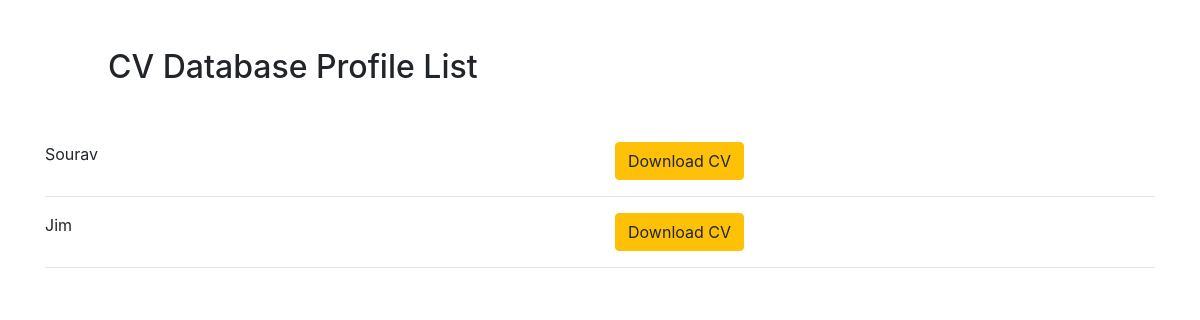
The page /list/ on the database as committed earlier.
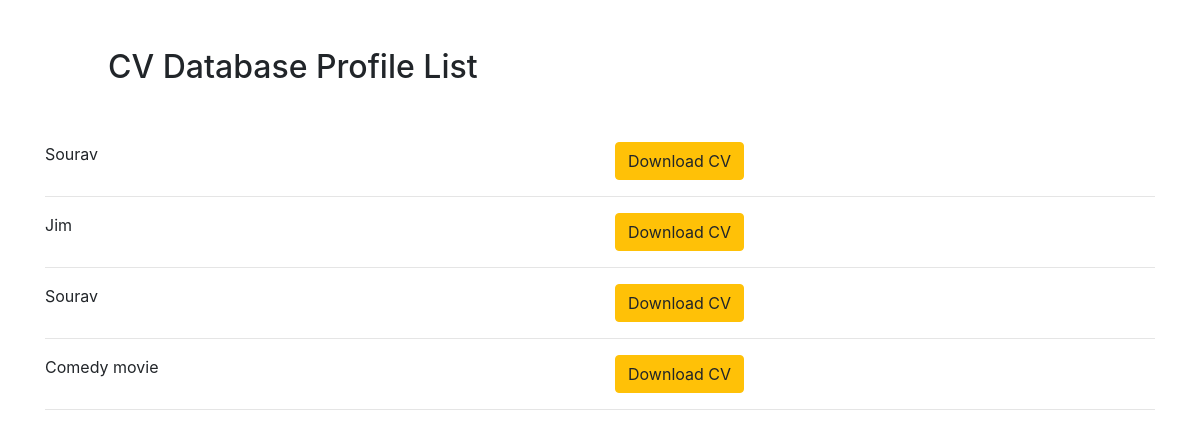
The same page on the database as committed later.
### pdf/models.py (models this page shows, shortened)
class Profile(models.Model):
    name = models.CharField(max_length=200)
    email =  models.CharField(max_length=200)
    phone = models.CharField(max_length=200)
    summary = models.TextField(max_length=2000)
    degree = models.CharField(max_length=200)
    school = models.CharField(max_length=200)
    university = models.CharField(max_length=200)
    previous_work = models.TextField(max_length=1000)
    skills = models.TextField(max_length=200)

### pdf/views.py (the view)
# urls.py: path('list/',views.list, name='list'),
def list(request):
    profiles = Profile.objects.all()
    return render(request,'pdf/list.html',{'profiles':profiles})

### pdf/templates/pdf/list.html (shortened to what this page needs)
<!DOCTYPE html>
<html lang="en">
<head>
    <link rel="stylesheet" href="https://stackpath.bootstrapcdn.com/bootstrap/4.5.2/css/bootstrap.min.css">
</head>
<body>
    <body>
        <div class='container'>
            <div class='row m-5'>
                <div class='col-md-12'>
                    <h2>CV Database Profile List</h2>
                </div>
            </div>
            {% for profile in profiles %}
            <div class='row'>
                <div class='col-md-6'>
                    {{profile.name}}
                </div>
                <div class='col-md-6'>
                    <a href="/{{profile.id}}" class='btn btn-warning'>Download CV</a>
                </div>
            </div>
            <hr>
            {% endfor %}
        </div>
    </body>
</body>
</html>

Rows that differ between the two databases and show on the page:
added Profile: name "Sourav"
added Profile: name "Comedy movie"
